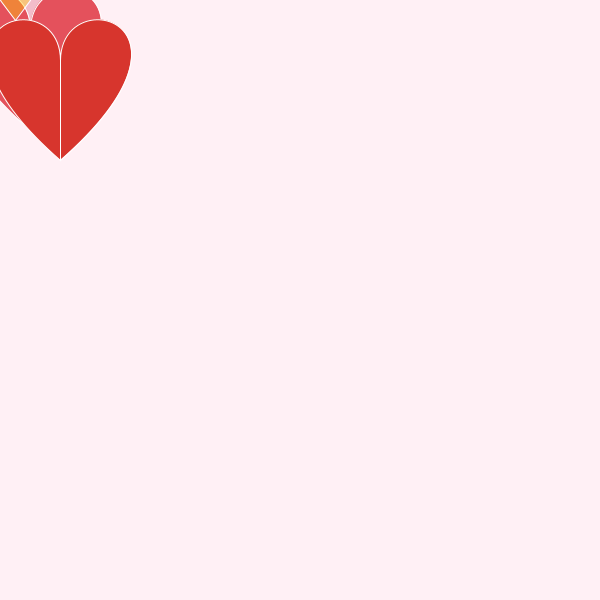
Frame 1 (no input)
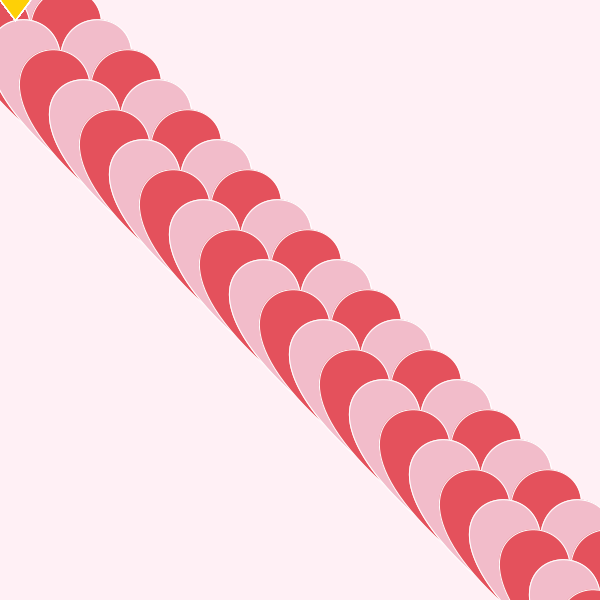
Frame 60 (the mouse pressed at the canvas centre just before this capture)
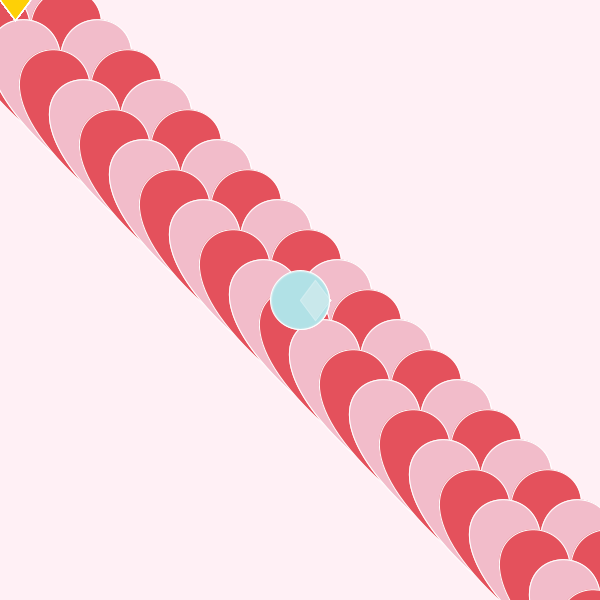
Frame 120 (the mouse held since frame 60 and released just before this capture)

The Processing sketch that drew these frames (run headless with seeded random() and noise(); from frame 60 on, the mouse is pressed at the canvas centre):

// Processing sketch: April_Ting_Assignment1
// ── April_Ting_Assignment1.pde
//Art22 Assignment1
//April Ting
//2020/04/06
int middleW, middleH, time;
int count, r, g, b;

void setup() {
  size(600, 600);
  background(255, 240, 245, 200);
  middleW=0;
  middleH=0;
  time=2;
}

void heart() {
  
  stroke(255,255,255);
  fill(242, 188, 202);
  beginShape();
  vertex(middleW, middleH);
  bezierVertex(middleW, middleH-40*time, middleW+80*time, middleH-20*time, middleW, middleH+50*time);
  vertex(middleW, middleH);
  bezierVertex(middleW, middleH-40*time, middleW-80*time, middleH-20*time, middleW, middleH+50*time);
  endShape();

  


  stroke(255,255,255);
  fill(228, 81, 92);
  beginShape();
  middleH = middleH +30;
  middleW = middleW +30;
  vertex(middleW, middleH);
  bezierVertex(middleW, middleH-40*time, middleW+80*time, middleH-20*time, middleW, middleH+50*time);
  vertex(middleW, middleH);
  bezierVertex(middleW, middleH-40*time, middleW-80*time, middleH-20*time, middleW, middleH+50*time);
  endShape();
  

  
  stroke(255,255,255);
  fill(215, 53, 45);
  beginShape();
  middleH = middleH +30;
  middleW = middleW +30;
  vertex(middleW, middleH);
  bezierVertex(middleW, middleH-40*time, middleW+80*time, middleH-20*time, middleW, middleH+50*time);
  vertex(middleW, middleH);
  bezierVertex(middleW, middleH-40*time, middleW-80*time, middleH-20*time, middleW, middleH+50*time);
  endShape();
  
  

  
}
void draw() {
  heart();



  //fill(100,0,0);
  //quad(mouseX,mouseY,mouseX+15,mouseY-20,mouseX+30,mouseY,mouseX+15,+mouseY+20);
  if (mouseX > width/2 && mouseY > width/2 ||mouseX < width/2 && mouseY < width/2) {
    fill(255, 210, 5,100);
    quad(mouseX, mouseY, mouseX+15, mouseY-20, mouseX+30, mouseY, mouseX+15, +mouseY+20);

  } else {
    fill(245, 245, 245,200);
    quad(mouseX, mouseY, mouseX+15, mouseY-20, mouseX+30, mouseY, mouseX+15, +mouseY+20);
    //r=250;
    //g=200;
    //b=100;
    //heart();


}

  if (mousePressed == true) {
    fill(176, 224, 230,150);
    circle(mouseX,mouseY,count); 
    //rect(mouseX, mouseY, count, count);
    count += 1;
  }
}
